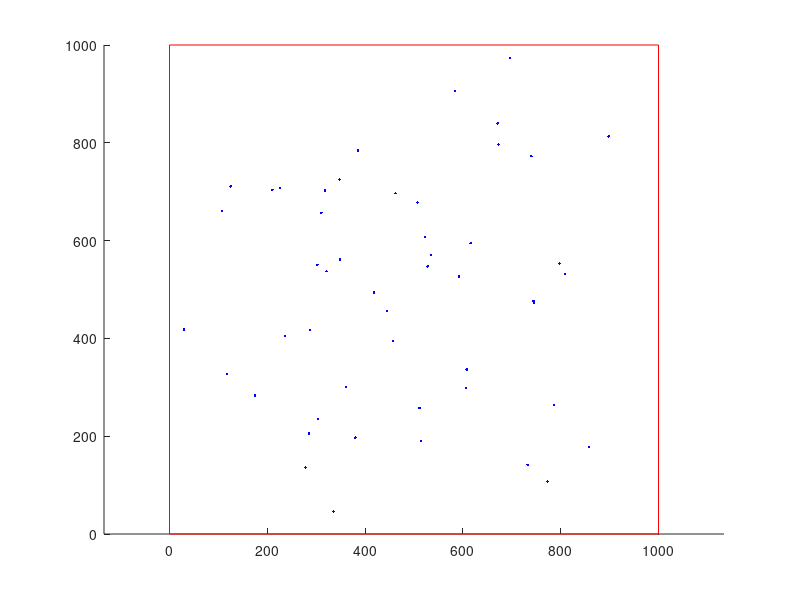

MATLAB code for this plot: (Note: this script raises an error after producing the figure.)
function X = generateCrowd(sideLength, nPax, minDist, nIter)

if ~nargin
  sideLength = 1000; % <-- Choose length of square sides
  nPax = 50; % <-- Choose number of points
  minDist = 100;
  nIter = 500;
end

x0 = sideLength/2; y0 = sideLength/2; % <-- Choose center of square


% Generate 2D epanechnikov-distribution
X = [x0,y0] + (sin(asin(2*rand(nPax,2)-1)/3))*sideLength;

XYR = [x0,y0]+[[-1;1;1;-1;-1],[-1;-1;1;1;-1]]*sideLength/2;
XB = interp1((0:4)'*sideLength,XYR,linspace(0,4*sideLength,200));
XB(end,:) = [];

% Repulsion of seeds to avoid them to be too close to each other
nPax = size(X,1);
Xmin = [x0-sideLength/2,y0-sideLength/2];
Xmax = [x0+sideLength/2,y0+sideLength/2];

% Point on boundary
XR = x0+[-1,1,1,-1,-1]*sideLength/2;
YR = y0+[-1,-1,1,1,-1]*sideLength/2;

cla;
hold on
plot(XR,YR,'r-');
h = plot(X(:,1),X(:,2),'b.');
axis equal

d2min = minDist*minDist;
beta = 0.5;
for k = 1:nIter
  XALL = [X; XB];
  DT = delaunayTriangulation(XALL);
  T = DT.ConnectivityList;
  containX = ismember(T,1:nPax);
  b = any(containX,2);
  TX = T(b,:);
  [r,i0] = find(containX(b,:));
  i = mod(i0+(-1:1),3)+1;
  i = TX(r + (i-1)*size(TX,1));
  T = accumarray([i(:,1);i(:,1)],[i(:,2);i(:,3)],[nPax 1],@(x) {x});
  maxd2 = 0;
  R = zeros(nPax,2);
  move = false(nPax,1);
  for i=1:nPax
    Ti = T{i};
    P = X(i,:) - XALL(Ti,:);
    nP2 = sum(P.^2,2);
    if any(nP2<2*d2min)
      move(i) = true;
      move(Ti(Ti<=nPax)) = true;
    end
    maxd2 = maxd2 + mean(nP2);
    b = Ti > nPax;
    nP2(b) = nP2(b)*5; % reduce repulsion from each point of the border
    R(i,:) = sum(P./max((nP2-d2min),1e-3),1);
  end
  if ~any(move)
    break
  end
  if k==1
    v0 = (sideLength*5e-3)/sqrt(maxd2/nPax);
  end
  R = R(move,:);
  v = v0/sqrt(max(sum(R.^2,2)));
  X(move,:) = X(move,:) + v*R;

  % Project back if points falling outside the rectangle
  X = min(max(X,Xmin),Xmax);

  set(h,'XData',X(:,1),'YData',X(:,2));
%   pause(0.01);
end

theta = linspace(0,2*pi,65);
xc = minDist/2*sin(theta);
yc = minDist/2*cos(theta);
% plot circles of diameter dmin around random points
for i=1:nPax
  plot(X(i,1)+xc,X(i,2)+yc,'k');
end